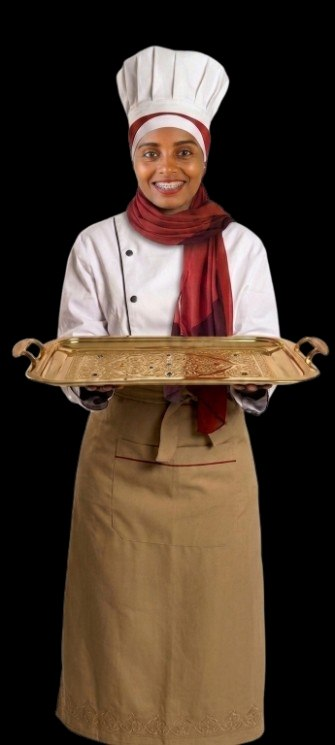
#> input picture upload/photo_2026-08-05_12-15-43.jpg, 335 x 745 px, found by its file name
$ python process_owner.py
#> lines starting #> are read from the running program, lines starting #| are printed output that depends on the picture; after the words box and inside, x2 and y2 are one past the last pixel; in counts of white or black regions, pixels touching at a corner belong together
#!/usr/bin/env python3
"""
Improved black background removal for owner photo.
Strategy:
  1. Upscale 2x with LANCZOS for higher resolution
  2. Use a luminance-based mask with a smooth transition (no hard cutoff)
  3. Feather edges by a few pixels to remove dark halos
  4. Slightly brighten the subject to compensate for any residual darkening
"""
import numpy as np
from PIL import Image, ImageFilter

SRC = '/home/z/my-project/upload/photo_2026-08-05_12-15-43.jpg'
DST = '/home/z/my-project/cafe-miniapp/public/owner/pose-1-holding-plate-new.png'

# Load and upscale
im = Image.open(SRC).convert('RGB')
#> im is the input picture: PIL image 335x745 RGB; mean R, G, B 73, 56.5, 44.1
W, H = im.size
#> W = 335; H = 745
im_up = im.resize((W * 2, H * 2), Image.LANCZOS)
print(f"Upscaled: {im_up.size}")
#| Upscaled: (670, 1490)

arr = np.array(im_up).astype(np.float32)

# Compute luminance (Y channel of YIQ)
lum = (0.299 * arr[:, :, 0] + 0.587 * arr[:, :, 1] + 0.114 * arr[:, :, 2])
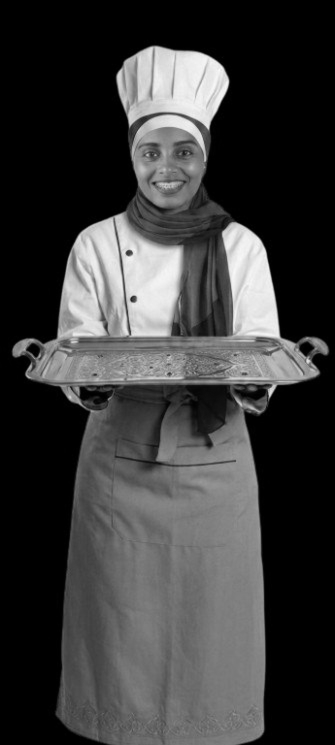
#> lum: shape (1490, 670) float32 (shown at 1/2 size); min 0, max 252.2, mean 60

# Alpha = smoothstep(0, 60, luminance)
# - Pure black (lum=0) → alpha=0 (fully transparent)
# - lum=30 → alpha=0.5 (half transparent)
# - lum>=60 → alpha=1 (fully opaque)
# This smooth transition removes hard edges and dark halos.
threshold_low = 25
threshold_high = 70
alpha = np.clip((lum - threshold_low) / (threshold_high - threshold_low), 0, 1)
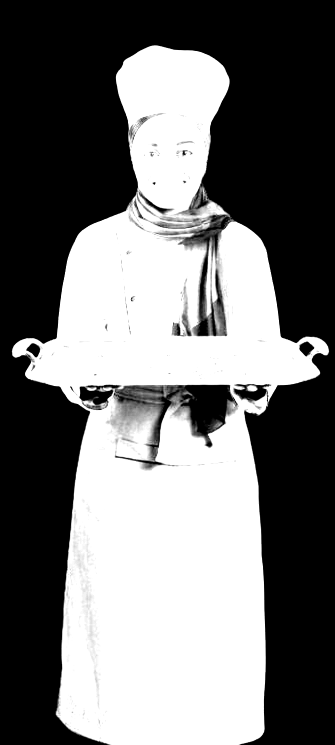
#> alpha: shape (1490, 670) float32 (shown at 1/2 size); min 0, max 1, mean 0.454
# Apply a gamma curve to make the transition sharper (less halo, but smooth)
alpha = alpha ** 1.3

# Convert to 0-255
alpha_uint8 = (alpha * 255).astype(np.uint8)

# Build RGBA
rgba = np.dstack([arr.astype(np.uint8), alpha_uint8])
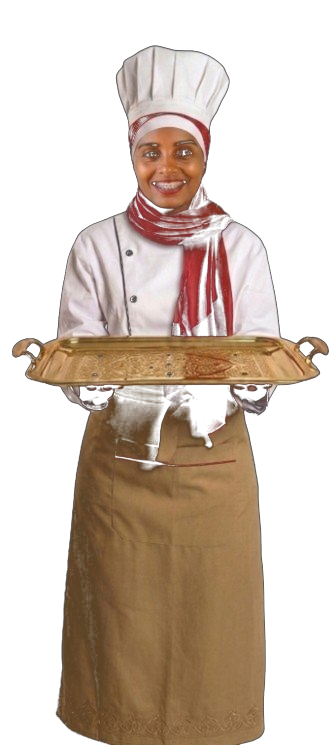
#> rgba: shape (1490, 670, 4) (shown at 1/2 size); mean R, G, B, A 73, 56.5, 44.1, 115; transparent parts drawn white
result = Image.fromarray(rgba, 'RGBA')

# Slight edge feather using a gaussian blur on the alpha channel only
# (helps smooth out remaining jagged edges without affecting interior)
alpha_channel = result.split()[3]
alpha_blurred = alpha_channel.filter(ImageFilter.GaussianBlur(radius=1.5))
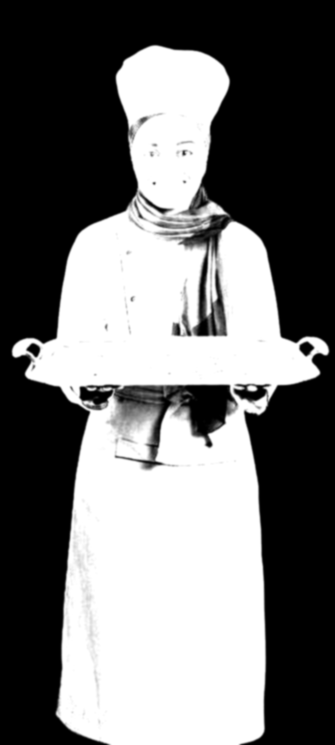
#> alpha_blurred: PIL image 670x1490 L (shown at 1/2 size); min 0, max 255, mean 115
result.putalpha(alpha_blurred)

# Trim to content bbox with padding
mask = np.array(alpha_blurred) > 5
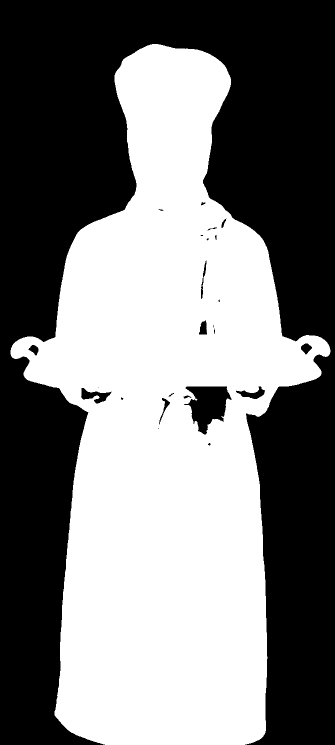
#> mask: shape (1490, 670) bool (shown at 1/2 size); 48.9% white; 1 white region, box (x1, y1, x2, y2) and area: (21, 88, 661, 1490) 488510
rows = np.any(mask, axis=1)
cols = np.any(mask, axis=0)
if rows.any() and cols.any():
    rmin, rmax = np.where(rows)[0][[0, -1]]
#> rmin = 88; rmax = 1489
    cmin, cmax = np.where(cols)[0][[0, -1]]
#> cmin = 21; cmax = 660
    pad = 20
    rmin = max(0, rmin - pad)
#> rmin = 68
    rmax = min(result.height, rmax + pad)
#> rmax = 1490
    cmin = max(0, cmin - pad)
#> cmin = 1
    cmax = min(result.width, cmax + pad)
#> cmax = 670
    result = result.crop((cmin, rmin, cmax, rmax))
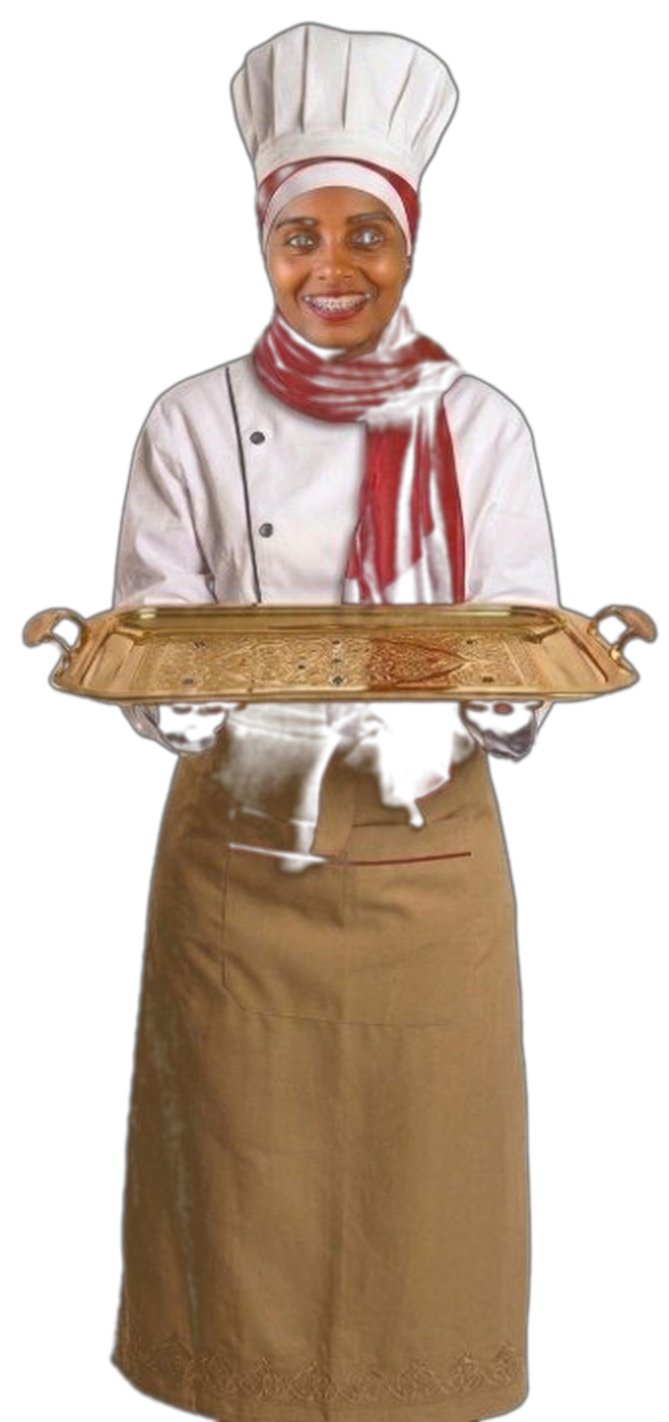
#> result: PIL image 669x1422 RGBA; mean R, G, B, A 76.6, 59.3, 46.3, 120.6; transparent parts drawn white
    print(f"Trimmed: {result.size}")
#| Trimmed: (669, 1422)

# Save
result.save(DST, optimize=True)
print(f"Saved: {DST}")

# Stats
verify = Image.open(DST)
arr_v = np.array(verify)
transparent_pct = (arr_v[:, :, 3] == 0).sum() / (arr_v.shape[0] * arr_v.shape[1]) * 100
#> transparent_pct = 48.06
semi_pct = ((arr_v[:, :, 3] > 0) & (arr_v[:, :, 3] < 255)).sum() / (arr_v.shape[0] * arr_v.shape[1]) * 100
#> semi_pct = 12.1
print(f"Final: {verify.size}, mode={verify.mode}")
#| Final: (669, 1422), mode=RGBA
print(f"Transparent: {transparent_pct:.1f}%, Semi-transparent (feathered): {semi_pct:.1f}%")
#| Transparent: 48.1%, Semi-transparent (feathered): 12.1%

$ run again, with upload/photo_2026-08-02_17-39-26.jpg copied over upload/photo_2026-08-05_12-15-43.jpg
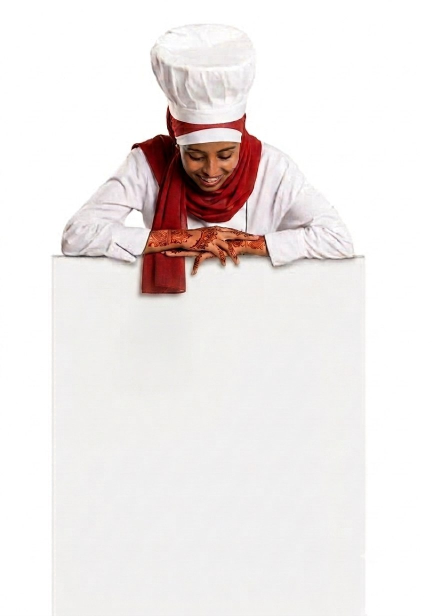
#> input picture upload/photo_2026-08-02_17-39-26.jpg, 864 x 1232 px, found by its file name (shown at 1/2 size)
#> im is the input picture: PIL image 864x1232 RGB; mean R, G, B 238.6, 232.9, 232.1
#| Upscaled: (1728, 2464)
#> `lum = (0.299 * arr[:, :, 0] + 0.587 * arr[:, :, 1] + 0.114 * arr[:, :,..`:
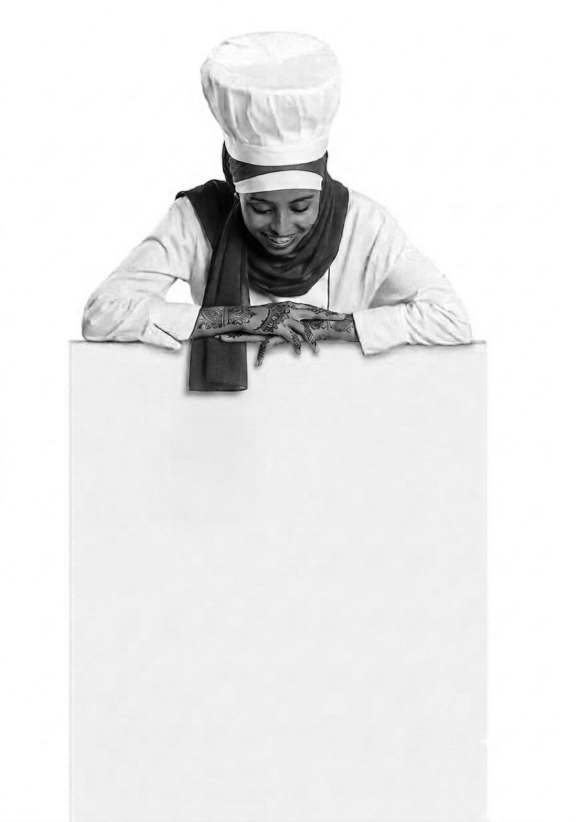
#> lum: shape (2464, 1728) float32 (shown at 1/3 size); min 0, max 255, mean 234.5
#> `mask = np.array(alpha_blurred) > 5`:
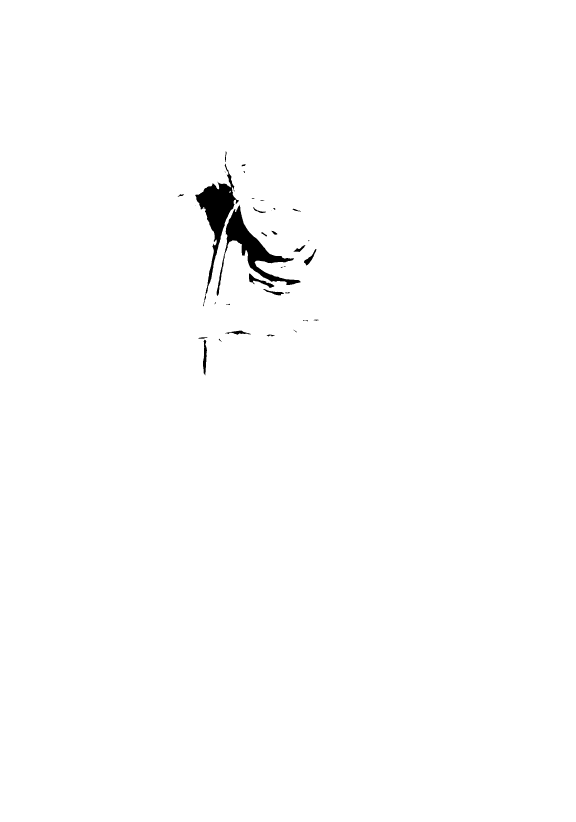
#> mask: shape (2464, 1728) bool (shown at 1/3 size); 99.3% white; 36 black regions (13 under 20 px), largest, box (x1, y1, x2, y2) and area: (650, 614, 902, 888) 13505, (586, 491, 716, 919) 13089, (747, 820, 823, 864) 839
#> `rmin, rmax = np.where(rows)[0][[0, -1]]`: rmin = 0; rmax = 2463
#> `cmin, cmax = np.where(cols)[0][[0, -1]]`: cmin = 0; cmax = 1727
#> `rmax = min(result.height, rmax + pad)`: rmax = 2464
#> `cmax = min(result.width, cmax + pad)`: cmax = 1728
#| Trimmed: (1728, 2464)
#> transparent_pct = 0.565
#> semi_pct = 3.92
#| Final: (1728, 2464), mode=RGBA
#| Transparent: 0.6%, Semi-transparent (feathered): 3.9%

$ run again, with upload/photo_2026-08-02_17-39-49.jpg copied over upload/photo_2026-08-05_12-15-43.jpg
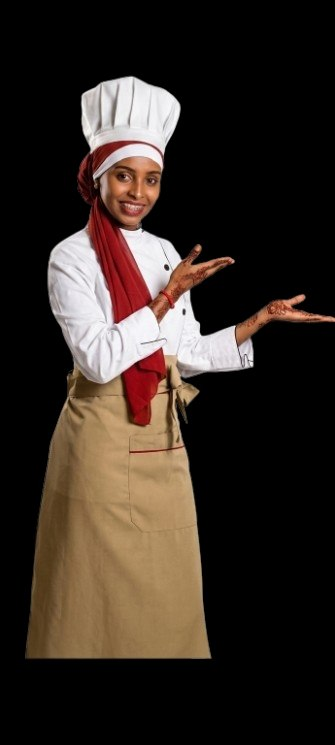
#> input picture upload/photo_2026-08-02_17-39-49.jpg, 335 x 745 px, found by its file name
#> im is the input picture: PIL image 335x745 RGB; mean R, G, B 52.4, 42.3, 35.4
#| Upscaled: (670, 1490)
#> `mask = np.array(alpha_blurred) > 5`:
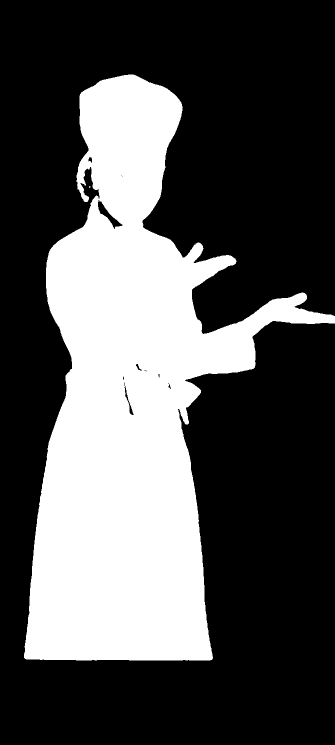
#> mask: shape (1490, 670) bool (shown at 1/2 size); 32.6% white; 2 white regions (1 under 20 px), largest, box (x1, y1, x2, y2) and area: (48, 149, 670, 1321) 325697
#> `rmin, rmax = np.where(rows)[0][[0, -1]]`: rmin = 149; rmax = 1320
#> `cmin, cmax = np.where(cols)[0][[0, -1]]`: cmin = 48; cmax = 669
#> `rmin = max(0, rmin - pad)`: rmin = 129
#> `rmax = min(result.height, rmax + pad)`: rmax = 1340
#> `cmin = max(0, cmin - pad)`: cmin = 28
#> `cmax = min(result.width, cmax + pad)`: cmax = 670
#> `result = result.crop((cmin, rmin, cmax, rmax))`:
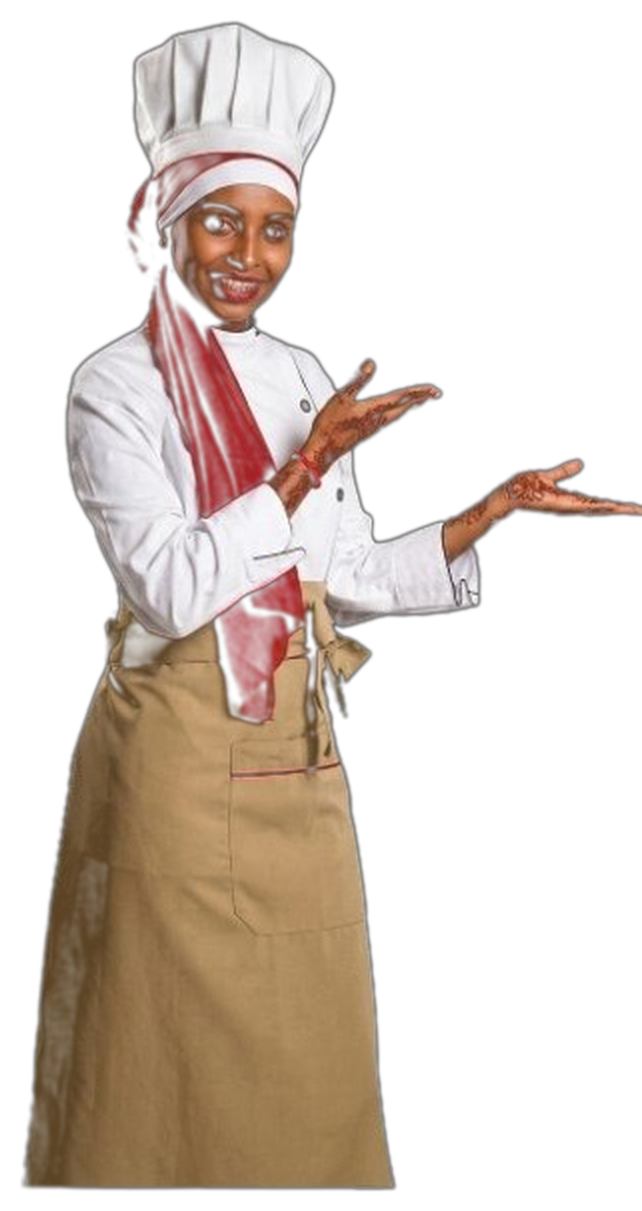
#> result: PIL image 642x1211 RGBA; mean R, G, B, A 67.3, 54.3, 45.4, 97.3; transparent parts drawn white
#| Trimmed: (642, 1211)
#> transparent_pct = 57.48
#> semi_pct = 11.54
#| Final: (642, 1211), mode=RGBA
#| Transparent: 57.5%, Semi-transparent (feathered): 11.5%
